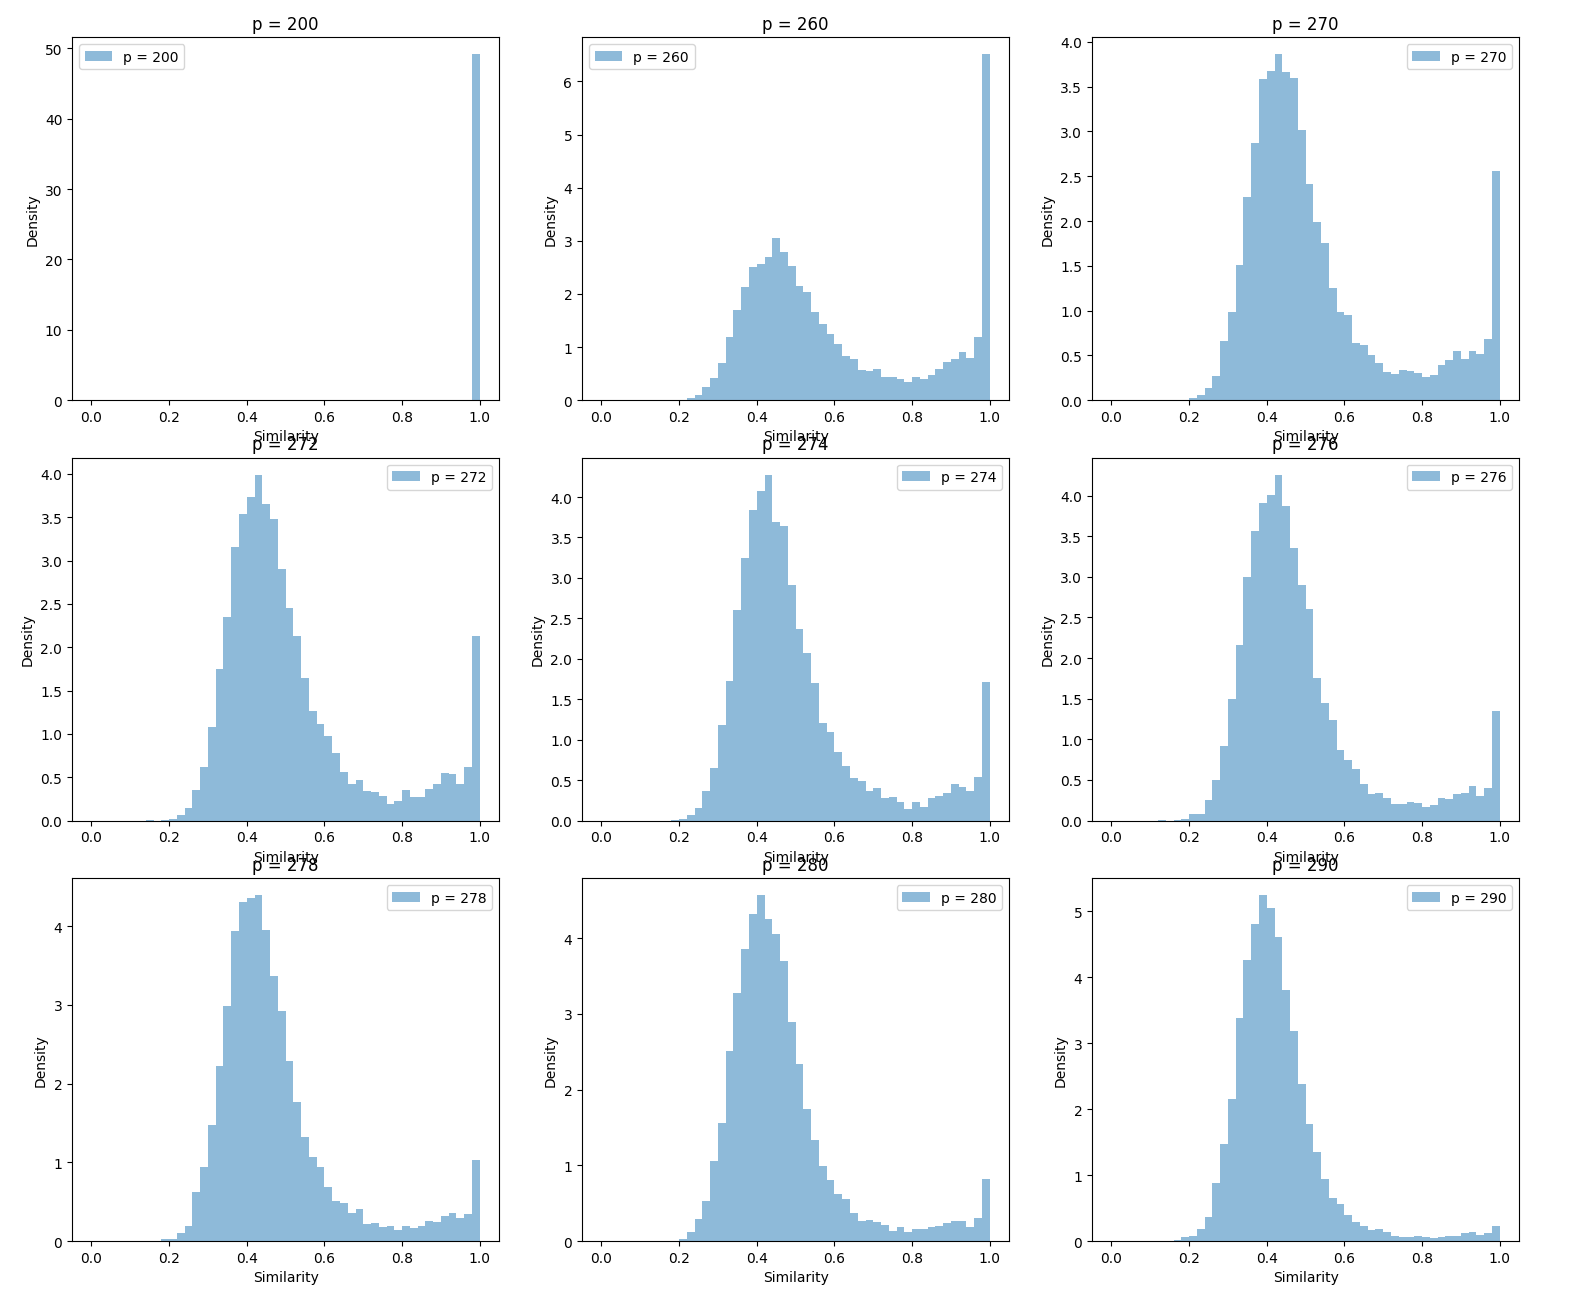

Source code (Python):
import matplotlib.pyplot as plt
import numpy as np

path = "hw10/output.txt"
data_dict = {}

with open(path, "r") as f:
    p = None
    while True:
        line = f.readline()
        if not line:
            break
        if line.startswith("p"):
            p = int(line.lstrip("p = ").rstrip("\n"))
            data_dict[p] = []
        else:
            data_dict[p].append(list(map(float, line.rstrip("\n").split())))

length = len(data_dict)
l_sqr = int(np.ceil(length ** 0.5))

fig, axes = plt.subplots(l_sqr, l_sqr, figsize=(16, 16))
plt.tight_layout(pad=3)
idx = 0
for key, value in data_dict.items():
    data_dict[key] = np.array(value)
    axes[idx // l_sqr, idx % l_sqr].hist(data_dict[key][:, 0], bins=50, range=(0, 1), alpha=0.5, label=f"p = {key}", density=True)
    axes[idx // l_sqr, idx % l_sqr].legend()
    axes[idx // l_sqr, idx % l_sqr].set_title(f"p = {key}")
    axes[idx // l_sqr, idx % l_sqr].set_xlabel("Similarity")
    axes[idx // l_sqr, idx % l_sqr].set_ylabel("Density")
    idx += 1
plt.show()
